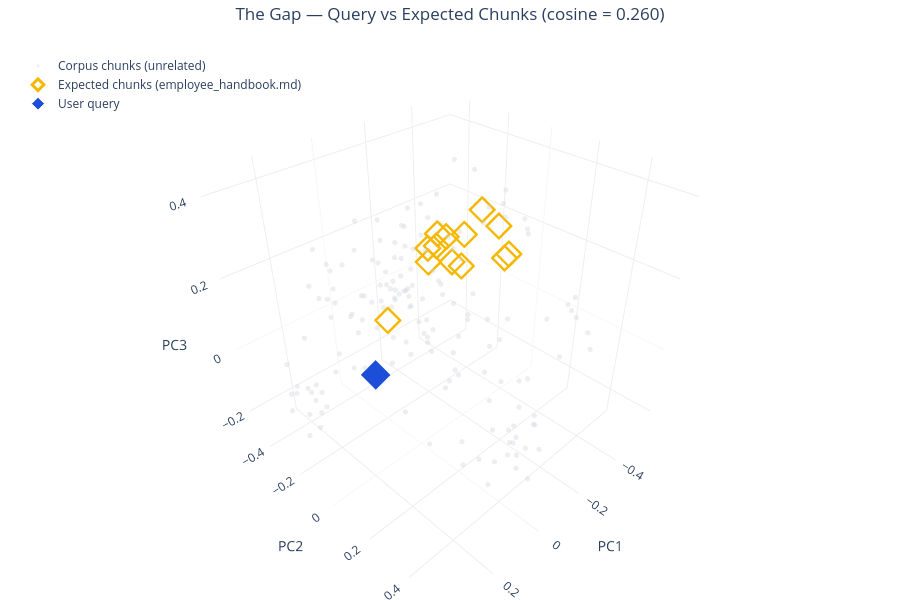

Notebook code for this chart:
### Markdown cell above
## Step 4 — The Chunks We Actually Want

Now we mark the **correct** chunks (gold stars) — the ones from `employee_handbook.md` that contain the performance review policy.

Look at the geometry: the blue diamond is in one neighborhood, the gold stars are in another. **That gap is the embedding gap.** It's why naive retrieval pulls wrong-topic chunks — the nearest neighbors to the query are not the gold stars; they're other gray chunks from unrelated topics.

### Code cell
fig = go.Figure()

# Non-expected corpus chunks (gray)
non_expected = ~expected_mask
fig.add_trace(go.Scatter3d(
    x=cache["chunk_proj"][non_expected, 0],
    y=cache["chunk_proj"][non_expected, 1],
    z=cache["chunk_proj"][non_expected, 2],
    mode="markers",
    marker=dict(size=3, color=COLORS["corpus"], opacity=0.4),
    name="Corpus chunks (unrelated)",
    hovertext=[f"{s}" for s in np.array(cache["chunk_sources"])[non_expected]],
    hoverinfo="text",
))

# Expected chunks — gold stars
fig.add_trace(go.Scatter3d(
    x=cache["chunk_proj"][expected_mask, 0],
    y=cache["chunk_proj"][expected_mask, 1],
    z=cache["chunk_proj"][expected_mask, 2],
    mode="markers",
    marker=dict(size=9, color=COLORS["gold"], symbol="diamond-open", line=dict(color=COLORS["gold"], width=3)),
    name=f"Expected chunks ({cache["query_expected_sources"][fq_idx][0]})",
    hovertext=[f"★ {s}<br>{t[:120]}..." for s, t in
               zip(np.array(cache["chunk_sources"])[expected_mask],
                   np.array(cache["chunk_texts"])[expected_mask])],
    hoverinfo="text",
))

# Focus query
q = cache["query_proj"][fq_idx]
fig.add_trace(go.Scatter3d(
    x=[q[0]], y=[q[1]], z=[q[2]],
    mode="markers",
    marker=dict(size=10, color=COLORS["query"], symbol="diamond", line=dict(color="white", width=1)),
    name="User query",
    hovertext=[cache["query_texts"][fq_idx]],
    hoverinfo="text",
))

fig.update_layout(**base_layout(
    f"The Gap — Query vs Expected Chunks (cosine = {cos_naive:.3f})"
))
fig.show()

print(f"Naive cosine to expected chunks: {cos_naive:.3f}")
print(f"(Anything below ~0.5 means retrieval will probably pull wrong-topic chunks first)")

### Figure 1 — Plotly figure (JSON) as saved in the notebook; plotly's stock layout.template omitted (floating-point values rounded to 4 significant figures; data arrays with more than 128 entries replaced by an {"elided": "..."} marker saying what was removed)
{"data": [{"hoverinfo": "text", "hovertext": {"elided": "160 str values"}, "marker": {"color": "#D0D5DD", "opacity": 0.4, "size": 3}, "mode": "markers", "name": "Corpus chunks (unrelated)", "type": "scatter3d", "x": {"elided": "160 float values"}, "y": {"elided": "160 float values"}, "z": {"elided": "160 float values"}}, {"hoverinfo": "text", "hovertext": ["★ employee_handbook.md<br># Northbrook Partners — Employee Handbook\n\n**Version:** 4.2\n**Last Updated:** September 2024\n**Department:** Human Resou...", "★ employee_handbook.md<br>.2\n**Last Updated:** September 2024\n**Department:** Human Resources\n\n---\n\n## Welcome to Northbrook Partners Welcome to N...", "★ employee_handbook.md<br>and genuine partnership with our clients. Today, we employ over 320 professionals across offices in Chicago, Denver, and...", "★ employee_handbook.md<br>Northbrook Partners operates according to four core values that guide our decisions, our client relationships, and our i...", "★ employee_handbook.md<br>— Great work is a team effort. We share credit generously and support one another across teams and departments.\n\n## Code...", "★ employee_handbook.md<br>This includes outside employment, financial interests in client organizations, and personal relationships with direct re...", "★ employee_handbook.md<br>information outside of authorized business purposes. All employees sign a confidentiality agreement upon hire.\n\n## Onboa...", "★ employee_handbook.md<br>end of the program, both the new hire and the Navigator complete a short feedback survey used to improve the program eac...", "★ employee_handbook.md<br>— jeans are fine, but no shorts. Clothing with offensive imagery or language is never acceptable.\n\n## Office Hours and F...", "★ employee_handbook.md<br>:00 PM. This is enforced via automatic calendar blocks provisioned by IT. Client-facing meetings are exempt from this po...", "★ employee_handbook.md<br>using a standardized rubric that covers: quality of work, collaboration, client satisfaction, initiative, and alignment ...", "★ employee_handbook.md<br>a 60-day timeline. Support resources, including additional coaching and training, are made available during this period....", "★ employee_handbook.md<br>obooks, podcast subscriptions, or museum memberships — no manager approval needed. Submit receipts directly through the ..."], "marker": {"color": "#F5B800", "line": {"color": "#F5B800", "width": 3}, "size": 9, "symbol": "diamond-open"}, "mode": "markers", "name": "Expected chunks (employee_handbook.md)", "type": "scatter3d", "x": [-0.4367, -0.3457, -0.423, -0.4446, -0.3447, -0.3328, -0.3376, -0.292, -0.2977, -0.302, 0.06366, -0.3396, -0.2518], "y": [-0.08611, -0.07903, -0.03781, -0.03779, -0.1643, -0.1651, -0.2531, -0.2538, -0.3081, -0.2594, -0.06837, -0.2231, -0.2528], "z": [0.2093, 0.28, 0.1341, 0.139, 0.1924, 0.1039, 0.1656, 0.1517, 0.08706, 0.1823, 0.1164, 0.0977, 0.1572]}, {"hoverinfo": "text", "hovertext": ["What are the performance review procedures?"], "marker": {"color": "#1D4ED8", "line": {"color": "white", "width": 1}, "size": 10, "symbol": "diamond"}, "mode": "markers", "name": "User query", "type": "scatter3d", "x": [0.09958], "y": [-0.1062], "z": [-0.04229]}], "layout": {"height": 600, "legend": {"bgcolor": "rgba(255,255,255,0.7)", "x": 0.02, "y": 0.98}, "margin": {"b": 0, "l": 0, "r": 0, "t": 40}, "scene": {"aspectmode": "cube", "xaxis": {"backgroundcolor": "white", "gridcolor": "#EEE", "showgrid": true, "title": {"text": "PC1"}}, "yaxis": {"backgroundcolor": "white", "gridcolor": "#EEE", "showgrid": true, "title": {"text": "PC2"}}, "zaxis": {"backgroundcolor": "white", "gridcolor": "#EEE", "showgrid": true, "title": {"text": "PC3"}}}, "showlegend": true, "title": {"text": "The Gap — Query vs Expected Chunks (cosine = 0.260)", "x": 0.5, "xanchor": "center"}}}
